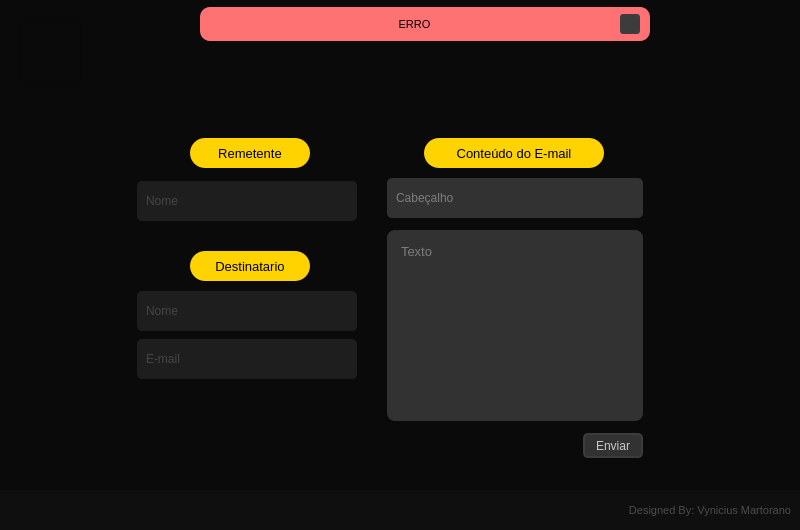
<?xml version="1.0" encoding="UTF-8"?>
<ui version="4.0">
 <class>MainWindow</class>
 <widget class="QMainWindow" name="MainWindow">
  <property name="geometry">
   <rect>
    <x>0</x>
    <y>0</y>
    <width>800</width>
    <height>530</height>
   </rect>
  </property>
  <property name="minimumSize">
   <size>
    <width>800</width>
    <height>530</height>
   </size>
  </property>
  <property name="maximumSize">
   <size>
    <width>800</width>
    <height>530</height>
   </size>
  </property>
  <property name="windowTitle">
   <string>E-mail</string>
  </property>
  <property name="windowIcon">
   <iconset resource="dados.qrc">
    <normaloff>:/window_icon/logo_window.png</normaloff>:/window_icon/logo_window.png</iconset>
  </property>
  <property name="styleSheet">
   <string notr="true">background-color: rgb(86, 86, 86);</string>
  </property>
  <widget class="QWidget" name="centralwidget">
   <layout class="QVBoxLayout" name="verticalLayout">
    <property name="spacing">
     <number>0</number>
    </property>
    <property name="leftMargin">
     <number>0</number>
    </property>
    <property name="topMargin">
     <number>0</number>
    </property>
    <property name="rightMargin">
     <number>0</number>
    </property>
    <property name="bottomMargin">
     <number>0</number>
    </property>
    <item>
     <widget class="QFrame" name="frame">
      <property name="minimumSize">
       <size>
        <width>600</width>
        <height>500</height>
       </size>
      </property>
      <property name="styleSheet">
       <string notr="true">background-color: rgb(10, 10, 10);</string>
      </property>
      <property name="frameShape">
       <enum>QFrame::NoFrame</enum>
      </property>
      <property name="frameShadow">
       <enum>QFrame::Raised</enum>
      </property>
      <widget class="QFrame" name="frame_3">
       <property name="geometry">
        <rect>
         <x>125</x>
         <y>138</y>
         <width>550</width>
         <height>350</height>
        </rect>
       </property>
       <property name="minimumSize">
        <size>
         <width>550</width>
         <height>350</height>
        </size>
       </property>
       <property name="maximumSize">
        <size>
         <width>550</width>
         <height>350</height>
        </size>
       </property>
       <property name="styleSheet">
        <string notr="true">
border-radius: 8px;</string>
       </property>
       <property name="frameShape">
        <enum>QFrame::StyledPanel</enum>
       </property>
       <property name="frameShadow">
        <enum>QFrame::Raised</enum>
       </property>
       <widget class="QLineEdit" name="input_email_destinatario">
        <property name="geometry">
         <rect>
          <x>12</x>
          <y>201</y>
          <width>220</width>
          <height>40</height>
         </rect>
        </property>
        <property name="minimumSize">
         <size>
          <width>220</width>
          <height>40</height>
         </size>
        </property>
        <property name="maximumSize">
         <size>
          <width>220</width>
          <height>40</height>
         </size>
        </property>
        <property name="font">
         <font>
          <family>Segoe UI</family>
          <pointsize>9</pointsize>
         </font>
        </property>
        <property name="styleSheet">
         <string notr="true">QLineEdit {
	background-color: rgb(30,30,30);
	padding: 7px;
	border-radius: 5px;
	color: rgb(105,105,105);
	border: 2px; solid rgb(45,45,45);
}
QLineEdit:hover {
	border: 2px solid rgb(55,55,55)
}


QLineEdit:focus {
	border: 2px solid rgb(255, 207, 0);
	color: rgb(200,200,200)
}</string>
        </property>
        <property name="placeholderText">
         <string>E-mail</string>
        </property>
       </widget>
       <widget class="QFrame" name="frame_4">
        <property name="geometry">
         <rect>
          <x>250</x>
          <y>30</y>
          <width>280</width>
          <height>300</height>
         </rect>
        </property>
        <property name="minimumSize">
         <size>
          <width>280</width>
          <height>300</height>
         </size>
        </property>
        <property name="maximumSize">
         <size>
          <width>270</width>
          <height>450</height>
         </size>
        </property>
        <property name="layoutDirection">
         <enum>Qt::RightToLeft</enum>
        </property>
        <property name="styleSheet">
         <string notr="true"/>
        </property>
        <property name="frameShape">
         <enum>QFrame::StyledPanel</enum>
        </property>
        <property name="frameShadow">
         <enum>QFrame::Raised</enum>
        </property>
        <widget class="QTextEdit" name="text_box_conteudo">
         <property name="geometry">
          <rect>
           <x>12</x>
           <y>62</y>
           <width>256</width>
           <height>191</height>
          </rect>
         </property>
         <property name="font">
          <font>
           <family>Segoe UI</family>
           <pointsize>10</pointsize>
          </font>
         </property>
         <property name="styleSheet">
          <string notr="true">QTextEdit {
	background-color: rgb(50,50,50);
	color: rgb(200,200,200);
	padding: 10px;
}
QTextEdit:hover {
	border: 4px solid rgb(60,60,60);
}

QTextEdit:focus {
border: 2px solid rgb(255, 207, 0);
}</string>
         </property>
         <property name="frameShape">
          <enum>QFrame::NoFrame</enum>
         </property>
         <property name="frameShadow">
          <enum>QFrame::Sunken</enum>
         </property>
         <property name="placeholderText">
          <string>Texto</string>
         </property>
        </widget>
        <widget class="QPushButton" name="button_send_email">
         <property name="enabled">
          <bool>true</bool>
         </property>
         <property name="geometry">
          <rect>
           <x>208</x>
           <y>265</y>
           <width>60</width>
           <height>25</height>
          </rect>
         </property>
         <property name="minimumSize">
          <size>
           <width>60</width>
           <height>25</height>
          </size>
         </property>
         <property name="maximumSize">
          <size>
           <width>50</width>
           <height>15</height>
          </size>
         </property>
         <property name="font">
          <font>
           <family>Segoe UI</family>
           <pointsize>9</pointsize>
          </font>
         </property>
         <property name="layoutDirection">
          <enum>Qt::RightToLeft</enum>
         </property>
         <property name="styleSheet">
          <string notr="true">QPushButton {
	background-color: rgb(50, 50, 50);
	border: 2px solid rgb(60, 60, 60);
	border-radius: 5px;
	color: rgb(200,200,200)
}
QPushButton:hover {
	background-color: rgb(60, 60, 60);
	border: 2px solid rgb(70, 70, 70);
}
QPushButton:pressed {
	background-color: rgb(250, 230, 0);
	border: 2px solid rgb(255, 165, 24);
	color: rgb(35,35,35);
}</string>
         </property>
         <property name="text">
          <string>Enviar</string>
         </property>
         <property name="iconSize">
          <size>
           <width>25</width>
           <height>25</height>
          </size>
         </property>
        </widget>
        <widget class="QLineEdit" name="input_cabecalho">
         <property name="enabled">
          <bool>true</bool>
         </property>
         <property name="geometry">
          <rect>
           <x>12</x>
           <y>10</y>
           <width>256</width>
           <height>40</height>
          </rect>
         </property>
         <property name="minimumSize">
          <size>
           <width>256</width>
           <height>40</height>
          </size>
         </property>
         <property name="maximumSize">
          <size>
           <width>256</width>
           <height>40</height>
          </size>
         </property>
         <property name="font">
          <font>
           <family>Segoe UI</family>
           <pointsize>9</pointsize>
          </font>
         </property>
         <property name="styleSheet">
          <string notr="true">QLineEdit {
	background-color: rgb(50,50,50);
	color: rgb(200,200,200);
	padding: 7px;
	border-radius: 5px;
	border: 2px; solid rgb(45,45,45);
}
QLineEdit:hover {
	border: 2px solid rgb(55,55,55)
}


QLineEdit:focus {
	border: 2px solid rgb(255, 207, 0);
	color: rgb(200,200,200)
}</string>
         </property>
         <property name="maxLength">
          <number>25</number>
         </property>
         <property name="placeholderText">
          <string>Cabeçalho</string>
         </property>
        </widget>
       </widget>
       <widget class="QLineEdit" name="input_nome_destinatario">
        <property name="enabled">
         <bool>true</bool>
        </property>
        <property name="geometry">
         <rect>
          <x>12</x>
          <y>153</y>
          <width>220</width>
          <height>40</height>
         </rect>
        </property>
        <property name="minimumSize">
         <size>
          <width>220</width>
          <height>40</height>
         </size>
        </property>
        <property name="maximumSize">
         <size>
          <width>220</width>
          <height>40</height>
         </size>
        </property>
        <property name="font">
         <font>
          <family>Segoe UI</family>
          <pointsize>9</pointsize>
         </font>
        </property>
        <property name="styleSheet">
         <string notr="true">QLineEdit {
	background-color: rgb(30,30,30);
	padding: 7px;
	border-radius: 5px;
	color: rgb(105,105,105);
	border: 2px; solid rgb(45,45,45);
}
QLineEdit:hover {
	border: 2px solid rgb(55,55,55)
}


QLineEdit:focus {
	border: 2px solid rgb(255, 207, 0);
	color: rgb(200,200,200)
}</string>
        </property>
        <property name="maxLength">
         <number>25</number>
        </property>
        <property name="placeholderText">
         <string>Nome</string>
        </property>
       </widget>
       <widget class="QLineEdit" name="input_nome_remetente">
        <property name="enabled">
         <bool>true</bool>
        </property>
        <property name="geometry">
         <rect>
          <x>12</x>
          <y>43</y>
          <width>220</width>
          <height>40</height>
         </rect>
        </property>
        <property name="minimumSize">
         <size>
          <width>220</width>
          <height>40</height>
         </size>
        </property>
        <property name="maximumSize">
         <size>
          <width>220</width>
          <height>40</height>
         </size>
        </property>
        <property name="font">
         <font>
          <family>Segoe UI</family>
          <pointsize>9</pointsize>
         </font>
        </property>
        <property name="styleSheet">
         <string notr="true">QLineEdit {
	background-color: rgb(30,30,30);
	padding: 7px;
	border-radius: 5px;
	color: rgb(105,105,105);
	border: 2px; solid rgb(45,45,45);
}
QLineEdit:hover {
	border: 2px solid rgb(55,55,55)
}


QLineEdit:focus {
	border: 2px solid rgb(255, 207, 0);
	color: rgb(200,200,200)
}</string>
        </property>
        <property name="maxLength">
         <number>25</number>
        </property>
        <property name="placeholderText">
         <string>Nome </string>
        </property>
       </widget>
       <widget class="QLabel" name="label_1">
        <property name="geometry">
         <rect>
          <x>65</x>
          <y>0</y>
          <width>120</width>
          <height>30</height>
         </rect>
        </property>
        <property name="font">
         <font>
          <family>Segoe UI</family>
          <pointsize>10</pointsize>
         </font>
        </property>
        <property name="styleSheet">
         <string notr="true">QLabel{
background-color: rgb(254,211,0);
border-radius: 15px;
}
QLabel:hover {
	border: 3px solid rgb(255, 249, 75);
}</string>
        </property>
        <property name="text">
         <string>Remetente</string>
        </property>
        <property name="alignment">
         <set>Qt::AlignCenter</set>
        </property>
       </widget>
       <widget class="QLabel" name="label_2">
        <property name="geometry">
         <rect>
          <x>65</x>
          <y>113</y>
          <width>120</width>
          <height>30</height>
         </rect>
        </property>
        <property name="font">
         <font>
          <family>Segoe UI</family>
          <pointsize>10</pointsize>
         </font>
        </property>
        <property name="styleSheet">
         <string notr="true">QLabel{
background-color: rgb(254,211,0);
border-radius: 15px;
}
QLabel:hover {
	border: 3px solid rgb(255, 249, 75);
}</string>
        </property>
        <property name="text">
         <string>Destinatario</string>
        </property>
        <property name="alignment">
         <set>Qt::AlignCenter</set>
        </property>
       </widget>
       <widget class="QLabel" name="label_3">
        <property name="geometry">
         <rect>
          <x>299</x>
          <y>0</y>
          <width>180</width>
          <height>30</height>
         </rect>
        </property>
        <property name="font">
         <font>
          <family>Segoe UI</family>
          <pointsize>10</pointsize>
         </font>
        </property>
        <property name="styleSheet">
         <string notr="true">QLabel{
background-color: rgb(254,211,0);
border-radius: 15px;
}
QLabel:hover {
	border: 3px solid rgb(255, 249, 75);
}
</string>
        </property>
        <property name="text">
         <string>Conteúdo do E-mail</string>
        </property>
        <property name="alignment">
         <set>Qt::AlignCenter</set>
        </property>
       </widget>
      </widget>
      <widget class="QFrame" name="frame_error_email">
       <property name="enabled">
        <bool>true</bool>
       </property>
       <property name="geometry">
        <rect>
         <x>200</x>
         <y>7</y>
         <width>450</width>
         <height>34</height>
        </rect>
       </property>
       <property name="styleSheet">
        <string notr="true">background-color: rgb(255, 114, 116);
border-radius: 10px;</string>
       </property>
       <property name="frameShape">
        <enum>QFrame::StyledPanel</enum>
       </property>
       <property name="frameShadow">
        <enum>QFrame::Raised</enum>
       </property>
       <widget class="QLabel" name="label_error_email">
        <property name="geometry">
         <rect>
          <x>14</x>
          <y>5</y>
          <width>401</width>
          <height>25</height>
         </rect>
        </property>
        <property name="font">
         <font>
          <family>Segoe UI</family>
          <pointsize>8</pointsize>
         </font>
        </property>
        <property name="styleSheet">
         <string notr="true">color: rgb(0, 0, 0);</string>
        </property>
        <property name="text">
         <string>ERRO</string>
        </property>
        <property name="alignment">
         <set>Qt::AlignCenter</set>
        </property>
       </widget>
       <widget class="QPushButton" name="button_close_error">
        <property name="geometry">
         <rect>
          <x>420</x>
          <y>7</y>
          <width>20</width>
          <height>20</height>
         </rect>
        </property>
        <property name="minimumSize">
         <size>
          <width>20</width>
          <height>20</height>
         </size>
        </property>
        <property name="maximumSize">
         <size>
          <width>20</width>
          <height>20</height>
         </size>
        </property>
        <property name="styleSheet">
         <string notr="true">QPushButton {
	border-radius: 3px;
	
	background-image: url(:/icon/cil-x.png);
	background-position: center;
	
	background-color: rgb(60,60,60);
}
QPushButton:hover {
	
	background-color: rgb(255, 85, 255);
	color: rgba(200, 200, 200, 200);
}
QPushbotton:pressed {
	
	background-color: rgb(35, 35, 35);
	
	
	color: rgb(200, 200, 200);
}</string>
        </property>
        <property name="text">
         <string/>
        </property>
       </widget>
      </widget>
      <widget class="QFrame" name="frame_6">
       <property name="geometry">
        <rect>
         <x>20</x>
         <y>20</y>
         <width>61</width>
         <height>61</height>
        </rect>
       </property>
       <property name="styleSheet">
        <string notr="true">background-image: url(:/icon/IconGmail.png);</string>
       </property>
       <property name="frameShape">
        <enum>QFrame::StyledPanel</enum>
       </property>
       <property name="frameShadow">
        <enum>QFrame::Raised</enum>
       </property>
      </widget>
     </widget>
    </item>
    <item>
     <widget class="QFrame" name="frame_2">
      <property name="maximumSize">
       <size>
        <width>16777215</width>
        <height>40</height>
       </size>
      </property>
      <property name="styleSheet">
       <string notr="true">background-color: rgb(15,15,15);
</string>
      </property>
      <property name="frameShape">
       <enum>QFrame::NoFrame</enum>
      </property>
      <property name="frameShadow">
       <enum>QFrame::Raised</enum>
      </property>
      <layout class="QVBoxLayout" name="verticalLayout_2">
       <property name="spacing">
        <number>0</number>
       </property>
       <property name="topMargin">
        <number>10</number>
       </property>
       <property name="bottomMargin">
        <number>10</number>
       </property>
       <item>
        <widget class="QLabel" name="label_5">
         <property name="minimumSize">
          <size>
           <width>0</width>
           <height>20</height>
          </size>
         </property>
         <property name="font">
          <font>
           <family>Segoe UI</family>
           <pointsize>8</pointsize>
          </font>
         </property>
         <property name="styleSheet">
          <string notr="true">color: rgb(75, 75, 75);</string>
         </property>
         <property name="text">
          <string>Designed By: Vynicius Martorano</string>
         </property>
         <property name="alignment">
          <set>Qt::AlignRight|Qt::AlignTrailing|Qt::AlignVCenter</set>
         </property>
        </widget>
       </item>
      </layout>
     </widget>
    </item>
   </layout>
  </widget>
 </widget>
 <resources>
  <include location="dados.qrc"/>
 </resources>
 <connections/>
</ui>
